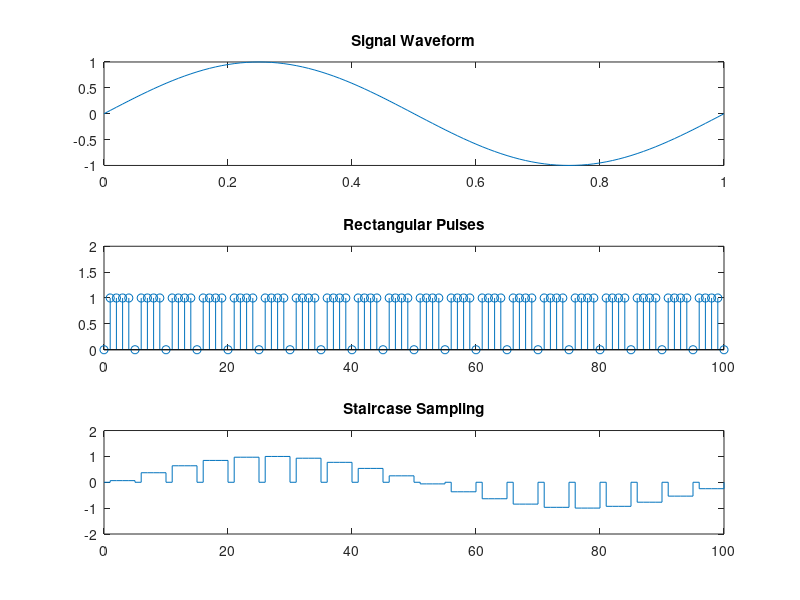

Reproduce this figure in MATLAB.
freq=1;
t=0:0.01:1;
N=length(t);
arg=2*pi*freq*t;
y=sin(arg);

subplot(3,1,1);
plot(t,y);
title('Signal Waveform');
ts=5;
m=0:1:100;
for i=0:1:100;
    if(mod(i,ts)~=0)
    rec(i+1)=1;
   else
    rec(i+1)=0;
  end
end

subplot(3,1,2);
stem(m,rec);
title('Rectangular Pulses');
axis([0,100,0,2]);
out=y.*rec;
for i=1:ts:length(out)-ts
    for k=i+1:i+ts-1
        out(k)=out(i+1);
    end
end


subplot(3,1,3);
stairs(m,out);
title('Staircase Sampling');
axis([0,100,-2,2]);
